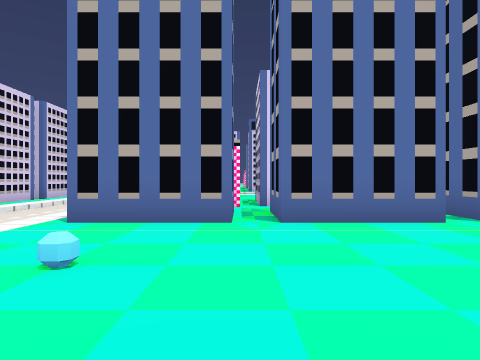
view 1 (above)

24 first-person views from a walk through a Godot game level. The camera is 1.3 m above the floor, looks level and sees 75° across. The floor is counted in squares, 2 m on a side. Each view is taken from the middle of a square. On the plan, view 1 faces up. The plan holds only what a view shows up to about 10 squares ahead; the rest is blank. The place goes on beyond the plan.

view 2
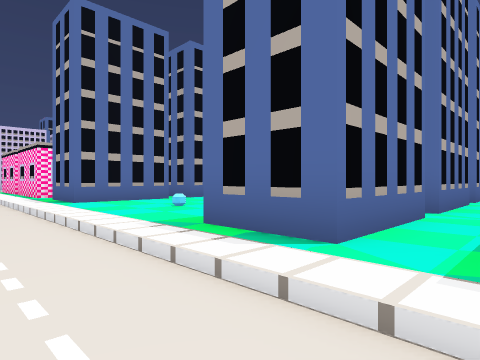

view 3
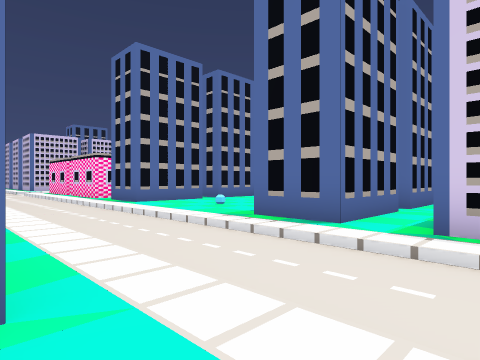

view 4
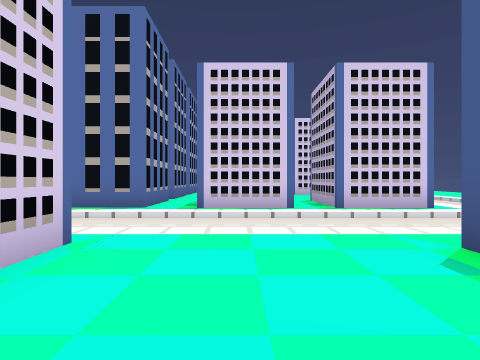

view 5
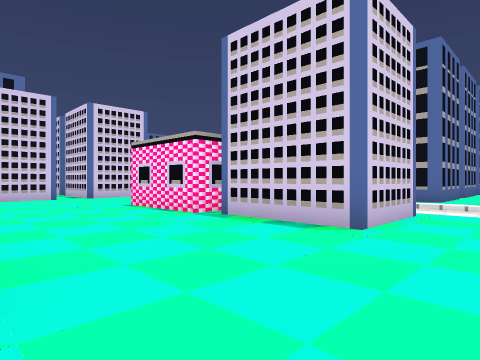

view 6
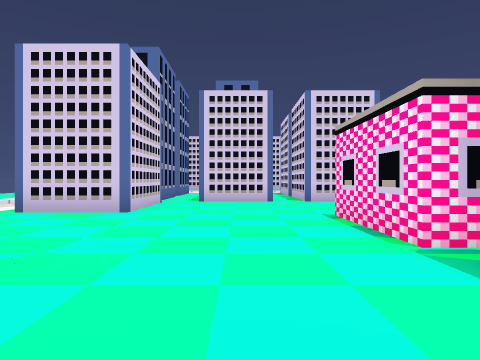

view 7
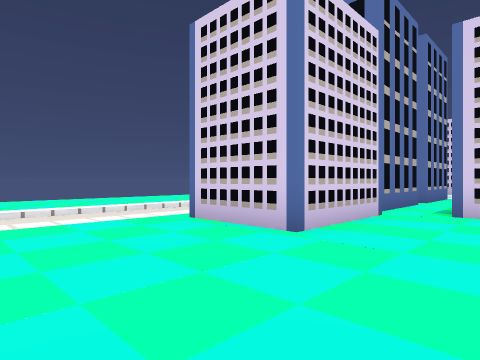

view 8
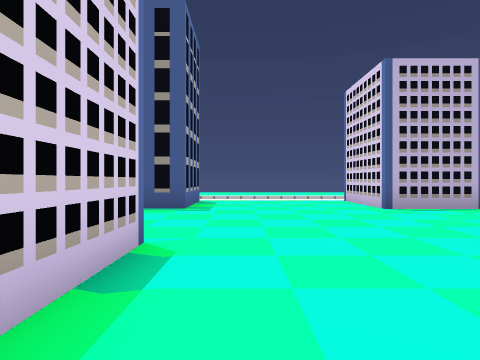

view 9
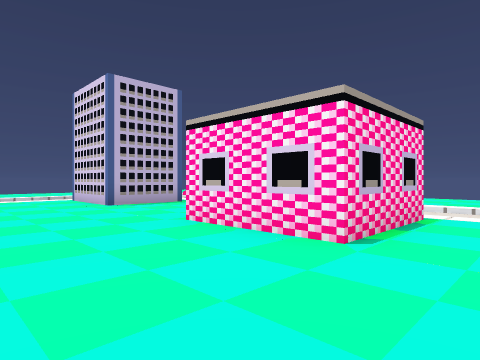

view 10
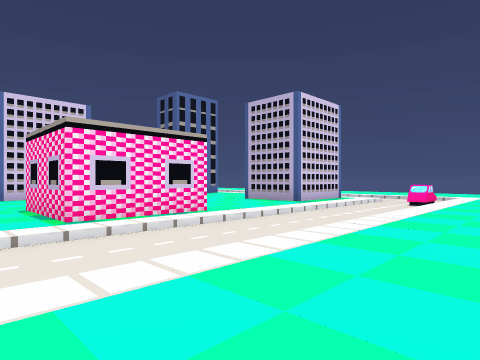

view 11
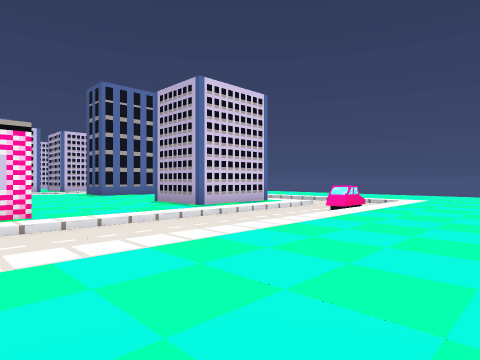

view 12
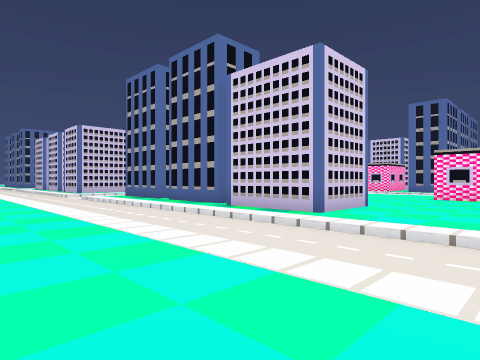

view 13
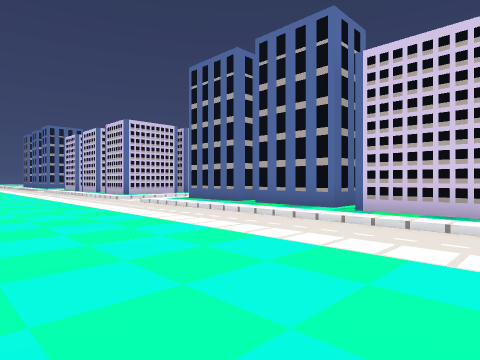

view 14
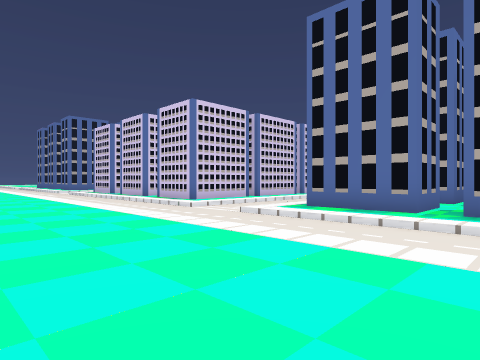

view 15
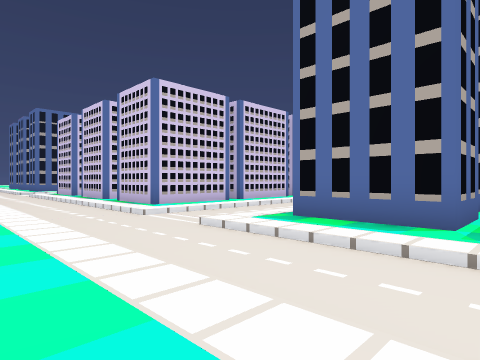

view 16
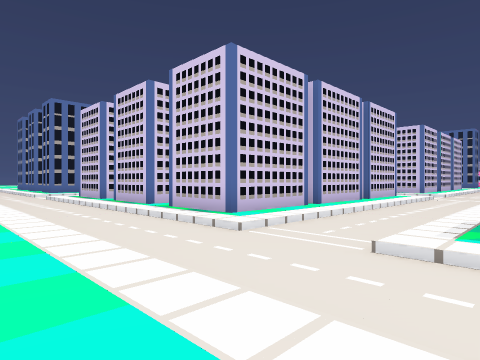

view 17
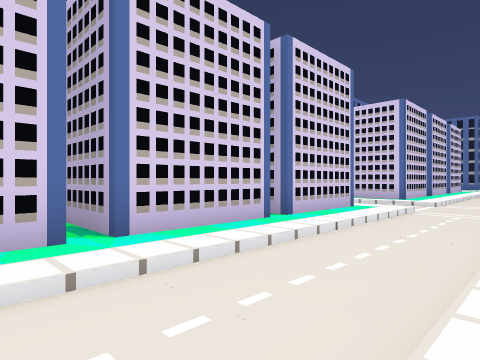

view 18
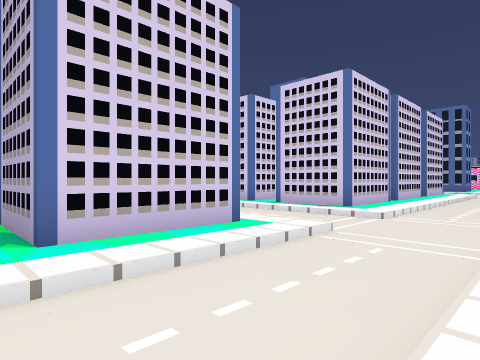

view 19
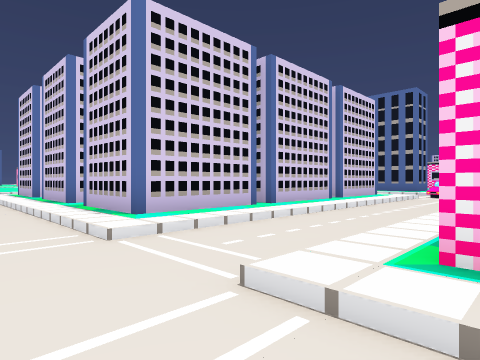

view 20
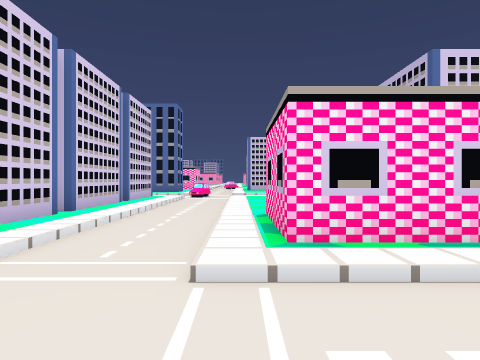

view 21
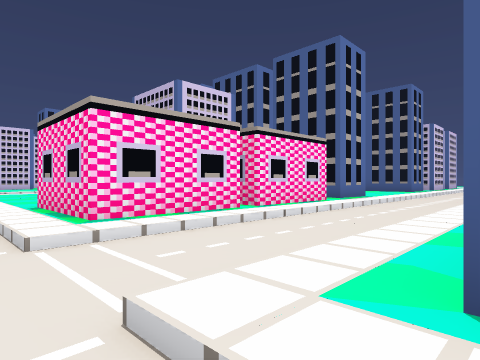

view 22
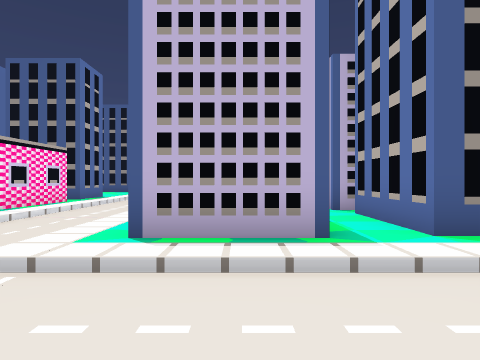

view 23
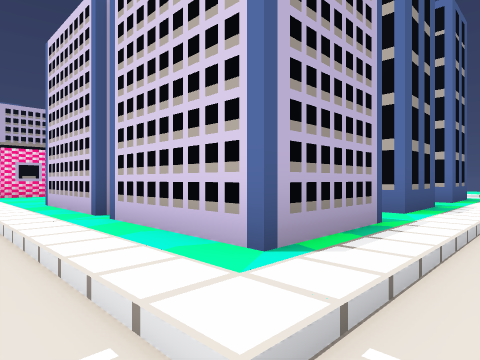

view 24
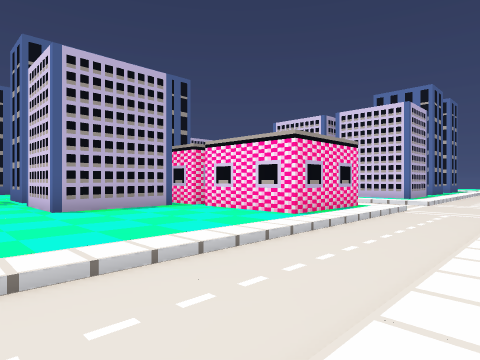

### Floor plan
Key: @ floor where view 1 was taken; # wall or solid block; . main floor; - floor 0.25 m lower than the main floor; / step, stairs or slope; C car; O other object.
Columns run from 22 left of view 1 to 5 right of it. Each row starts with its distance up from view 1.
 24     --             .#
 23     --.#          -.#
 22    .--.#          -.#
 21   ..--.#          -.#
 20   ..--.           -.
 19  ...--.#  #  #   --.#
 18  ...--.#########.--.########
 17  ...--...........--.........
 16  ...------------------------
 15  ...------------------------
 14  ...--...........--.........
 13 ....--.##.##.###.--.###.....
 12 ....--.##.##.  #.--.###....
 11 ....--.##.##.  #.--.###....
 10 ....--.##. ##  #.--.######.
  9 ....--.##. ##  #.--.######.
  8 ....--.##.######.--.######.
  7 ....--.##........--.  .. ..
  6 ....--.##..... ..--.##.####
  5 ....--.##..... ..--.##.####
  4 ....--........ ..--.......
  3 ....--.......###.--.......
  2  ...--.......## .--..O...
  1  ...--.......## .--.....
  0  ...--.###...#  .--.# @
 -1 ....--.###...#  .--.## ####
 -2 ....--.###...###.--........
 -3 ....--...........--.#
 -4 ....--...........--.#
 -5 ....--...........--.#
 -6  ...--.##.....##.--....
 -7  ...--.##.....# .--.###
 -8  .../-.##.....#  --.#
 -9  ...C-.  .....     ..
-10  ...--
-11  ...-

Where each view was taken, in squares from view 1:
view 1: 0 up, 0 right, facing up
view 2: 3 down, 5 left, facing up-right
view 3: 4 down, 7 left, facing up-right
view 4: 4 down, 10 left, facing right
view 5: 4 down, 13 left, facing up-right
view 6: 2 down, 11 left, facing up
view 7: 1 up, 11 left, facing up-left
view 8: 1 up, 10 left, facing down
view 9: 2 up, 10 left, facing down-left
view 10: 2 up, 21 left, facing down-right
view 11: 1 down, 22 left, facing down-right
view 12: 1 up, 21 left, facing up-right
view 13: 4 up, 22 left, facing up-right
view 14: 9 up, 22 left, facing up-right
view 15: 10 up, 20 left, facing up-right
view 16: 13 up, 20 left, facing up-right
view 17: 14 up, 14 left, facing up-right
view 18: 14 up, 10 left, facing up-right
view 19: 13 up, 5 left, facing up-right
view 20: 14 up, 6 left, facing right
view 21: 15 up, 7 left, facing down-right
view 22: 17 up, 8 left, facing down
view 23: 15 up, 5 left, facing down-left
view 24: 17 up, 5 right, facing down-left
